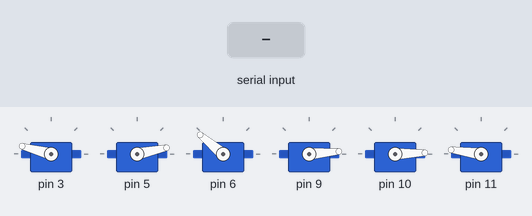
Bench run of a sketch on a simulated Arduino Uno, built with avr-gcc and run on an emulated ATmega328P. Shown: 6 × servo. Inputs (shaded band) come from the test bench.

Above: at 1.2 s.
1.3 s: "90,45\n" received over Serial
At 2.6 s:
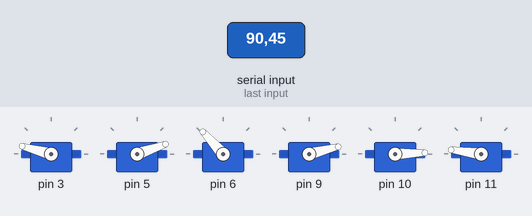
3.8 s: "1\n" received over Serial
At 5.6 s:
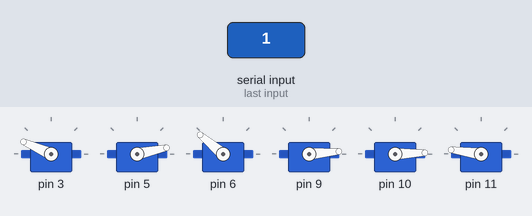
6.3 s: "0" received over Serial
At 8.5 s:
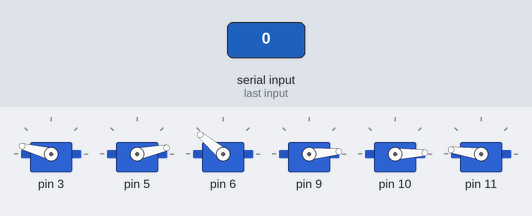
8.8 s: "90\n" received over Serial
At 10.6 s:
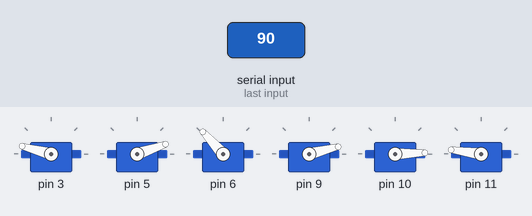
Timing chart, 0 to 12.1 s (numbered marks = the images above; inputs shaded):
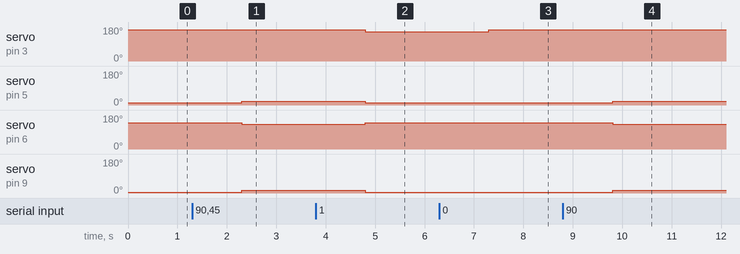

Measured:
- after the input at 1.3 s, servo on pin 5: 12° → 19° after 1.0 s; servo on pin 6: 140° → 132° after 1.0 s; servo on pin 9: 5° → 14° after 1.0 s
- after the input at 3.8 s, servo on pin 3: 165° → 156° after 1.0 s; servo on pin 5: 19° → 12° after 1.0 s; servo on pin 6: 132° → 140° after 1.0 s; servo on pin 9: 14° → 5° after 1.0 s
- after the input at 6.3 s, servo on pin 3: 156° → 165° after 1.0 s
- after the input at 8.8 s, servo on pin 5: 12° → 19° after 1.0 s; servo on pin 6: 140° → 132° after 1.0 s; servo on pin 9: 5° → 14° after 1.0 s

The sketch:

BrailleDisplay.ino
```cpp
#include <Servo.h>

int off[6] = {165, 12, 140, 5, 2, 172};
//int off[6] = {130, 50, 120, 40, 20, 150};
int on[6] = {156, 19, 132, 14, 7, 165};
int pos[6] = {0, 2, 4, 1, 3, 5};
String r;
int req;
String request;
char move;


Servo servos[6];


void setup()
{
  servos[0].attach(3, 500, 2500);
  servos[1].attach(5, 500, 2500);
  servos[2].attach(6, 500, 2500);
  servos[3].attach(9, 500, 2500);
  servos[4].attach(10, 500, 2500);
  servos[5].attach(11, 500, 2500);

  servos[0].write(off[0]);
  servos[1].write(off[1]);
  servos[2].write(off[2]);
  servos[3].write(off[3]);
  servos[4].write(off[4]);
  servos[5].write(off[5]);

  Serial.begin(9600);
}

void loop()
{
  if (Serial.available()) {

    r = Serial.readString();
    req = r.toInt();
    request = "";
    for(int i = 0; i < 6; i++)
    {
      if (req % 2 == 1){
        request = request + "1";
      }
      else{
        request = request + "0";
      }
      req = req / 2;
    }


    for (int i = 5; i >= 0; i--)
    {
      if (request[i] == '0'){
        servos[pos[i]].write(off[pos[i]]);
      }
      else{
        servos[pos[i]].write(on[pos[i]]);
      }
    }
  }
}
```
